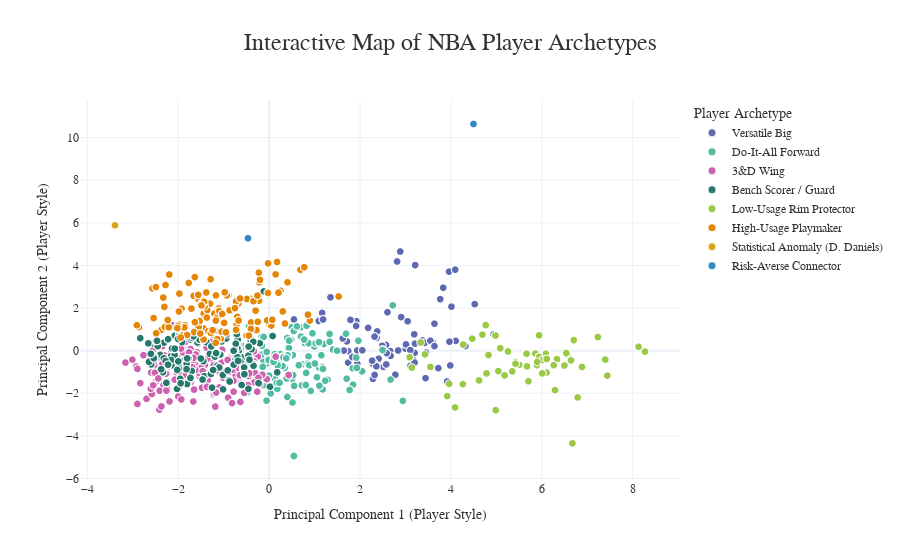

The notebook cell saved with this chart:
### Code cell
import plotly.express as px
import plotly.colors

# --- Final Polished Interactive Plot ---

# Merge the dataframes as before
plot_df = pca_df.merge(model_df, left_index=True, right_index=True)
if 'Cluster_x' in plot_df.columns:
    plot_df.rename(columns={'Cluster_x': 'Cluster'}, inplace=True)

# --- STEP 1: Define your archetype names ---
archetype_map = {
    0: 'High-Usage Playmaker',
    1: 'Versatile Big',
    2: 'Do-It-All Forward',
    3: 'Low-Usage Rim Protector',
    4: '3&D Wing',
    5: 'Bench Scorer / Guard',
    6: 'Statistical Anomaly (D. Daniels)',
    7: 'Risk-Averse Connector'
}

# --- STEP 2: Apply the mapping to create a new 'Archetype' column ---
plot_df['Archetype'] = plot_df['Cluster'].map(archetype_map)

modern_color_sequence = plotly.colors.qualitative.Vivid
color_map = {name: modern_color_sequence[i] for i, name in enumerate(archetype_map.values())}


# --- STEP 3: Create the plot using the NEW 'Archetype' column ---
fig = px.scatter(
    plot_df,
    x='PC1',
    y='PC2',
    color='Archetype',
    color_discrete_map=color_map,
    hover_name=plot_df.index,
    hover_data={
        'Archetype': True, 
        'PTS': ':.1f',
        'REB': ':.1f',
        'AST': ':.1f',
    },
    title='Interactive Map of NBA Player Archetypes'
)

# Polish the layout
fig.update_layout(
    template='plotly_white',
    title_font_size=24,
    title_x=0.5,
    xaxis_title="Principal Component 1 (Player Style)",
    yaxis_title="Principal Component 2 (Player Style)",
    legend_title_text='Player Archetype',
    font=dict(family="Segoe UI, Arial, sans-serif", size=12, color="#333")
)

# Enhance the markers
fig.update_traces(
    marker=dict(
        size=8, 
        line=dict(width=1, color='rgba(255, 255, 255, 0.8)')
    )
)

fig.show()

# Save the final plot to an HTML file
fig.write_html("nba_player_archetypes_interactive_plot.html")
print("\nFinal interactive plot with archetype names saved as 'nba_player_archetypes_interactive_plot.html'")

### Figure 1 — Plotly figure (JSON) as saved in the notebook; plotly's stock layout.template omitted (floating-point values rounded to 4 significant figures; data arrays with more than 128 entries replaced by an {"elided": "..."} marker saying what was removed)
{"data": [{"customdata": {"elided": "142x4 mixed values"}, "hovertemplate": "<b>%{hovertext}</b><br><br>Archetype=%{customdata[0]}<br>PC1=%{x}<br>PC2=%{y}<br>PTS=%{customdata[1]:.1f}<br>REB=%{customdata[2]:.1f}<br>AST=%{customdata[3]:.1f}<extra></extra>", "hovertext": {"elided": "142 str values"}, "legendgroup": "Versatile Big", "marker": {"color": "rgb(93, 105, 177)", "line": {"color": "rgba(255, 255, 255, 0.8)", "width": 1}, "size": 8, "symbol": "circle"}, "mode": "markers", "name": "Versatile Big", "showlegend": true, "type": "scattergl", "x": {"elided": "142 float values"}, "xaxis": "x", "y": {"elided": "142 float values"}, "yaxis": "y"}, {"customdata": {"elided": "225x4 mixed values"}, "hovertemplate": "<b>%{hovertext}</b><br><br>Archetype=%{customdata[0]}<br>PC1=%{x}<br>PC2=%{y}<br>PTS=%{customdata[1]:.1f}<br>REB=%{customdata[2]:.1f}<br>AST=%{customdata[3]:.1f}<extra></extra>", "hovertext": {"elided": "225 str values"}, "legendgroup": "Do-It-All Forward", "marker": {"color": "rgb(82, 188, 163)", "line": {"color": "rgba(255, 255, 255, 0.8)", "width": 1}, "size": 8, "symbol": "circle"}, "mode": "markers", "name": "Do-It-All Forward", "showlegend": true, "type": "scattergl", "x": {"elided": "225 float values"}, "xaxis": "x", "y": {"elided": "225 float values"}, "yaxis": "y"}, {"customdata": {"elided": "331x4 mixed values"}, "hovertemplate": "<b>%{hovertext}</b><br><br>Archetype=%{customdata[0]}<br>PC1=%{x}<br>PC2=%{y}<br>PTS=%{customdata[1]:.1f}<br>REB=%{customdata[2]:.1f}<br>AST=%{customdata[3]:.1f}<extra></extra>", "hovertext": {"elided": "331 str values"}, "legendgroup": "3&D Wing", "marker": {"color": "rgb(204, 97, 176)", "line": {"color": "rgba(255, 255, 255, 0.8)", "width": 1}, "size": 8, "symbol": "circle"}, "mode": "markers", "name": "3&D Wing", "showlegend": true, "type": "scattergl", "x": {"elided": "331 float values"}, "xaxis": "x", "y": {"elided": "331 float values"}, "yaxis": "y"}, {"customdata": {"elided": "241x4 mixed values"}, "hovertemplate": "<b>%{hovertext}</b><br><br>Archetype=%{customdata[0]}<br>PC1=%{x}<br>PC2=%{y}<br>PTS=%{customdata[1]:.1f}<br>REB=%{customdata[2]:.1f}<br>AST=%{customdata[3]:.1f}<extra></extra>", "hovertext": {"elided": "241 str values"}, "legendgroup": "Bench Scorer / Guard", "marker": {"color": "rgb(36, 121, 108)", "line": {"color": "rgba(255, 255, 255, 0.8)", "width": 1}, "size": 8, "symbol": "circle"}, "mode": "markers", "name": "Bench Scorer / Guard", "showlegend": true, "type": "scattergl", "x": {"elided": "241 float values"}, "xaxis": "x", "y": {"elided": "241 float values"}, "yaxis": "y"}, {"customdata": {"elided": "99x4 mixed values"}, "hovertemplate": "<b>%{hovertext}</b><br><br>Archetype=%{customdata[0]}<br>PC1=%{x}<br>PC2=%{y}<br>PTS=%{customdata[1]:.1f}<br>REB=%{customdata[2]:.1f}<br>AST=%{customdata[3]:.1f}<extra></extra>", "hovertext": ["Amen Thompson", "Andre Drummond", "Andre Drummond", "Brianna Turner", "Clint Capela", "Clint Capela", "Daniel Gafford", "Daniel Gafford", "Day'Ron Sharpe", "Dereck Lively II", "Dwight Powell", "Dwight Powell", "Elizabeth Williams", "Goga Bitadze", "Isaiah Hartenstein", "Isaiah Hartenstein", "Isaiah Jackson", "Isaiah Jackson", "Isaiah Jackson", "Ivica Zubac", "Ivica Zubac", "Jakob Poeltl", "Jakob Poeltl", "Jalen Duren", "Jalen Duren", "James Wiseman", "James Wiseman", "James Wiseman", "Jarrett Allen", "Jarrett Allen", "Jaxson Hayes", "Kevon Looney", "Kevon Looney", "Nic Claxton", "Nic Claxton", "Nick Richards", "Nick Richards", "Rudy Gobert", "Rudy Gobert", "Trayce Jackson-Davis", "Walker Kessler", "Walker Kessler", "Andre Drummond", "Andre Drummond", "Ben Simmons", "Bismack Biyombo", "Brandon Clarke", "Christian Koloko", "Christian Koloko", "Christian Koloko", "Christian Koloko", "Clint Capela", "Clint Capela", "Daniel Gafford", "Daniel Gafford", "Dwight Powell", "Dwight Powell", "Isaiah Hartenstein", "Isaiah Hartenstein", "Isaiah Jackson", "Isaiah Jackson", "Isaiah Jackson", "Ivica Zubac", "Ivica Zubac", "Jakob Poeltl", "Jakob Poeltl", "Jalen Duren", "Jalen Duren", "James Wiseman", "James Wiseman", "James Wiseman", "Jarrett Allen", "Jarrett Allen", "Jericho Sims", "Jericho Sims", "Jericho Sims", "Jericho Sims", "Kevon Looney", "Kevon Looney", "Luke Kornet", "Luke Kornet", "Mark Williams", "Mason Plumlee", "Mitchell Robinson", "Nic Claxton", "Nic Claxton", "Onyeka Okongwu", "Onyeka Okongwu", "Paul Reed", "Paul Reed", "Rudy Gobert", "Rudy Gobert", "Steven Adams", "Walker Kessler", "Walker Kessler", "Wenyen Gabriel", "Xavier Tillman", "Xavier Tillman", "Xavier Tillman"], "legendgroup": "Low-Usage Rim Protector", "marker": {"color": "rgb(153, 201, 69)", "line": {"color": "rgba(255, 255, 255, 0.8)", "width": 1}, "size": 8, "symbol": "circle"}, "mode": "markers", "name": "Low-Usage Rim Protector", "showlegend": true, "type": "scattergl", "x": [3.331, 8.127, 8.127, 4.09, 6.496, 6.496, 6.331, 6.331, 6.565, 6.102, 4.693, 4.693, 3.138, 5.418, 4.979, 4.979, 6.641, 6.641, 6.641, 5.857, 5.857, 5.891, 5.891, 5.084, 5.084, 4.617, 4.617, 4.617, 4.764, 4.764, 5.042, 5.499, 5.499, 5.42, 5.42, 5.672, 5.672, 7.231, 7.231, 6.088, 5.704, 5.704, 8.269, 8.269, 3.427, 6.787, 4.266, 3.916, 3.916, 4.782, 4.782, 6.261, 6.261, 5.938, 5.938, 5.254, 5.254, 4.261, 4.261, 5.179, 5.179, 5.179, 6.019, 6.019, 5.664, 5.664, 6.007, 6.007, 4.985, 4.985, 4.985, 4.468, 4.468, 6.289, 6.289, 6.671, 6.671, 6.106, 6.106, 3.548, 3.548, 5.897, 5.938, 7.44, 6.534, 6.534, 4.825, 4.825, 5.348, 5.348, 6.702, 6.702, 7.395, 6.882, 6.882, 3.96, 3.09, 3.09, 3.09], "xaxis": "x", "y": [0.3845, 0.182, 0.182, -2.665, -0.6975, -0.6975, -0.3987, -0.3987, -0.2011, -1.03, 0.7518, 0.7518, -0.7943, -0.5326, 0.7093, 0.7093, -0.4588, -0.4588, -0.4588, -0.1378, -0.1378, -0.6805, -0.6805, 0.1144, 0.1144, -1.396, -1.396, -1.396, 1.2, 1.2, -0.958, -0.6675, -0.6675, -0.6165, -0.6165, -0.7345, -0.7345, 0.6378, 0.6378, -0.147, -1.437, -1.437, -0.04252, -0.04252, -0.1777, -2.194, 0.2894, -2.134, -2.134, -1.066, -1.066, -0.6813, -0.6813, -0.2968, -0.2968, -0.03665, -0.03665, -1.573, -1.573, -1.162, -1.162, -1.162, -0.4357, -0.4357, -0.1458, -0.1458, -1.068, -1.068, -2.792, -2.792, -2.792, 0.5599, 0.5599, -1.857, -1.857, -4.351, -4.351, -0.3888, -0.3888, -0.7657, -0.7657, -0.5283, 0.7195, -1.171, -0.1133, -0.1133, -0.2048, -0.2048, -0.9709, -0.9709, 0.4922, 0.4922, -0.4197, -0.7639, -0.7639, -1.555, -0.3056, -0.3056, -0.3056], "yaxis": "y"}, {"customdata": {"elided": "245x4 mixed values"}, "hovertemplate": "<b>%{hovertext}</b><br><br>Archetype=%{customdata[0]}<br>PC1=%{x}<br>PC2=%{y}<br>PTS=%{customdata[1]:.1f}<br>REB=%{customdata[2]:.1f}<br>AST=%{customdata[3]:.1f}<extra></extra>", "hovertext": {"elided": "245 str values"}, "legendgroup": "High-Usage Playmaker", "marker": {"color": "rgb(229, 134, 6)", "line": {"color": "rgba(255, 255, 255, 0.8)", "width": 1}, "size": 8, "symbol": "circle"}, "mode": "markers", "name": "High-Usage Playmaker", "showlegend": true, "type": "scattergl", "x": {"elided": "245 float values"}, "xaxis": "x", "y": {"elided": "245 float values"}, "yaxis": "y"}, {"customdata": [["Statistical Anomaly (D. Daniels)", 13.5, 8.6, 6.2], ["Statistical Anomaly (D. Daniels)", 39.3, 1.8, 10.7], ["Statistical Anomaly (D. Daniels)", 10.1, 8.4, 6]], "hovertemplate": "<b>%{hovertext}</b><br><br>Archetype=%{customdata[0]}<br>PC1=%{x}<br>PC2=%{y}<br>PTS=%{customdata[1]:.1f}<br>REB=%{customdata[2]:.1f}<br>AST=%{customdata[3]:.1f}<extra></extra>", "hovertext": ["Dyson Daniels", "Dyson Daniels", "Dyson Daniels"], "legendgroup": "Statistical Anomaly (D. Daniels)", "marker": {"color": "rgb(218, 165, 27)", "line": {"color": "rgba(255, 255, 255, 0.8)", "width": 1}, "size": 8, "symbol": "circle"}, "mode": "markers", "name": "Statistical Anomaly (D. Daniels)", "showlegend": true, "type": "scattergl", "x": [-3.393, -3.393, -3.393], "xaxis": "x", "y": [5.881, 5.881, 5.881], "yaxis": "y"}, {"customdata": [["Risk-Averse Connector", 17, 11.7, 7.1], ["Risk-Averse Connector", 33.3, 8.3, 11.1], ["Risk-Averse Connector", 18, 9, 7], ["Risk-Averse Connector", 26.6, 9.8, 7.1], ["Risk-Averse Connector", 14.5, 12.3, 5.6], ["Risk-Averse Connector", 14.1, 12.6, 4.4], ["Risk-Averse Connector", 31.8, 21.2, 18.2]], "hovertemplate": "<b>%{hovertext}</b><br><br>Archetype=%{customdata[0]}<br>PC1=%{x}<br>PC2=%{y}<br>PTS=%{customdata[1]:.1f}<br>REB=%{customdata[2]:.1f}<br>AST=%{customdata[3]:.1f}<extra></extra>", "hovertext": ["Jordan Goodwin", "Jordan Goodwin", "Jordan Goodwin", "Jordan Goodwin", "Jaylin Williams", "Jaylin Williams", "Jaylin Williams"], "legendgroup": "Risk-Averse Connector", "marker": {"color": "rgb(47, 138, 196)", "line": {"color": "rgba(255, 255, 255, 0.8)", "width": 1}, "size": 8, "symbol": "circle"}, "mode": "markers", "name": "Risk-Averse Connector", "showlegend": true, "type": "scattergl", "x": [-0.4669, -0.4669, -0.4669, -0.4669, 4.496, 4.496, 4.496], "xaxis": "x", "y": [5.274, 5.274, 5.274, 5.274, 10.64, 10.64, 10.64], "yaxis": "y"}], "layout": {"font": {"color": "#333", "family": "Segoe UI, Arial, sans-serif", "size": 12}, "legend": {"title": {"text": "Player Archetype"}, "tracegroupgap": 0}, "title": {"font": {"size": 24}, "text": "Interactive Map of NBA Player Archetypes", "x": 0.5}, "xaxis": {"anchor": "y", "domain": [0, 1], "title": {"text": "Principal Component 1 (Player Style)"}}, "yaxis": {"anchor": "x", "domain": [0, 1], "title": {"text": "Principal Component 2 (Player Style)"}}}}
